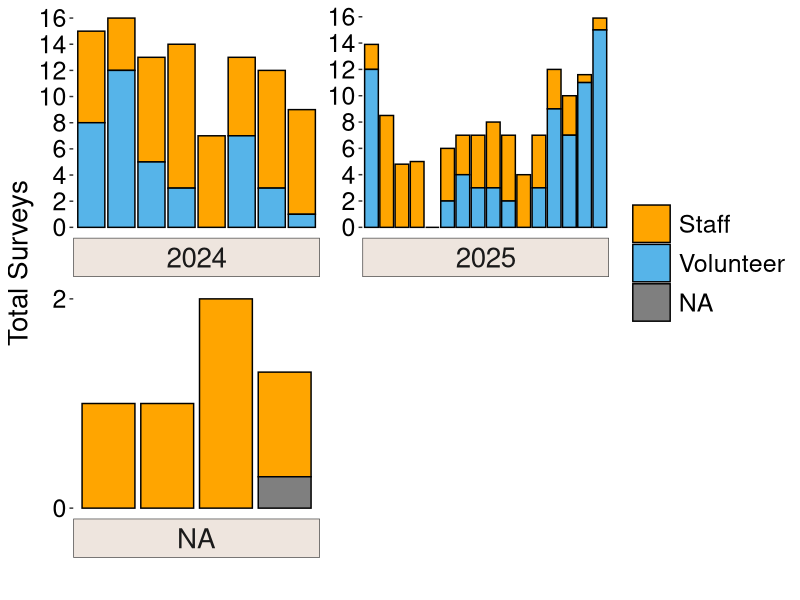
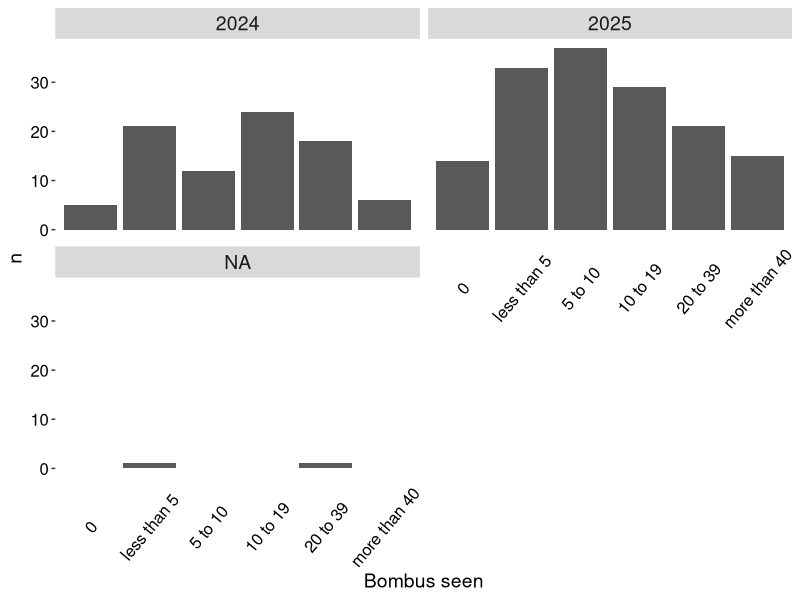

Write the R code that produced these figures, in order.
# Nest Quest Survey123 Survey Data # SD start Oct 28 2025


#load packages
library(tidyverse) #dplyr package
library(lubridate)

#load data
surveys <- read.csv('quest_survey123_data.csv', header = T, na.strings = c("","NA"))
sites <- read.csv('nest_survey_site_data.csv')
all_nests <- read.csv('nest_discovery.csv')

# a little cleaning
surveys_no_flower <- surveys %>% # removing rows with flower data for now. Just to focus on bees mainly
  select(., -c(Currently.blooming.plant..incl..trees.and.shrubs..and...of.area.covered.:Currently.blooming.plant..incl..trees.and.shrubs..and...of.area.covered..9))


surveys_no_flower <- surveys_no_flower %>% # changing names of giant column names
  rename(bloom_area = How.much.of.the.area.is.covered.in.currently.blooming.flowers.,
         bombus_obs = How.many.times.did.you.see.bumble.bees.during.your.survey.,
         AQI = What.is.air.quality.index..Visit.https...www.airnow.gov.,
         volunteer_hours = How.many.hours.did.you.spend.volunteering..including.preparation.and.driving.time..Enter.as.a.decimal.number.to.the.closest.15.minutes..i.e..1.75.for.one.hour.and.45.minutes,
         observer1 = Primary.observer,
         observer2 = Secondary.observer)

table(surveys_no_flower$site) # check sites
surveys_no_flower <- surveys_no_flower %>% # removing invalid rows based on site
  filter(., site != c("Crow hassan", "Hyand queen search", "Queen searching Hyland")) # for some reason this needs to run twice to work?

surveys_no_flower$year <-as.character(surveys_no_flower$year)  # making year a character 


# replacing site values so all match
surveys_no_flower$site[surveys_no_flower$site == "Hp1"] <- 'hp1' 
surveys_no_flower$site[surveys_no_flower$site == 'LH_eq2'] <- 'lh_eq2'
surveys_no_flower$site[surveys_no_flower$site == 'HP_sled'] <- 'hp_sled'
table(surveys_no_flower$site) #check

# cleaning  primary observer names. They are all over the place!
table(surveys_no_flower$observer1)
surveys_no_flower <- surveys_no_flower %>% 
  mutate(observer1 = case_when(startsWith(observer1, "Clara") ~ "Clara Costello",
                               startsWith(observer1, "Elaine") ~ "Elaine Evans",
                               startsWith(observer1, 'Fern') ~ "Fern LaBry",
                               startsWith(observer1, 'Alex') ~ "Alex Swartz",
                               startsWith(observer1, 'Dawn') ~ "Dawn Peterson",
                               startsWith(observer1, 'Hanych') ~ "Emily Hanych",
                               startsWith(observer1, 'Janet') ~ "Janet Orange",
                               startsWith(observer1, 'Paul') ~ "Paul Richtman", #two pauls, one without a last name. assuming it's the same person.
                               startsWith(observer1, 'Renee') ~ "Renee Rademacher",
                               grepl('Tam', observer1) ~ "Tamara Smith",
                               grepl('ayden', observer1) ~ 'Jayden Peterson',
                               startsWith(observer1, "Elise") ~ "Elise Bernstein",
                               startsWith(observer1, "Tom") ~ "Tom Patterson",
                               .default = as.character(observer1)))

table(surveys_no_flower$observer1) #check. looks good to me

# cleaning survey_count data. 
table(surveys_no_flower$survey_count) # there are inconsistent values for repeating 0.3.
surveys_no_flower <- surveys_no_flower %>% 
  mutate(survey_count = case_when(startsWith(as.character(survey_count), "0.3") ~ "0.3", 
                                  .default = as.character(survey_count)))
table(surveys_no_flower$survey_count)

# How many nests at each site/plot?
all_nests <- all_nests %>% 
  filter(., site != c("")) %>% 
  mutate( separate(., col = "date", into = c("month","day","year"),  sep = "/")) %>%  # separated date values so they all have a unique column. 
  rename(found_on_survey = Did.you.discover.this.nest.during.your.one.hour.survey.time.)

nests <- all_nests %>% 
  group_by(site) %>% 
  count(., .drop = FALSE) %>% 
  rename(total_nests = n) # counting the number of nests at each site.

sites <- right_join(nests, sites) 
sites <- sites %>%  mutate(total_nests = ifelse(is.na(total_nests), 0, total_nests)) # joining nest data to match sites. This is a nice summary table

#total_nests <- sum(nests$total_nests)


### How many surveys for each site/plot?

site_summary <- surveys_no_flower %>% 
  group_by(site, 
          Volunteer_or_staff, 
           year) %>% # organize surveys by site, year, and volunteer/staff
  summarize(total_survey_sum = format(round(sum(as.numeric(survey_count), na.rm = TRUE), digits = 4)), # survey totals
            total_unique_observers = n_distinct(observer1, na.rm = TRUE), .groups ="drop") # total unique surveyors for each plot. 
site_summary$total_survey_sum <- as.numeric(site_summary$total_survey_sum)

#site_summary <- site_summary %>% 
 # complete(., site, Volunteer_or_staff, year, fill = list(Volunteer_or_staff = 'volunteer')) %>% 
#  mutate(., total_survey_sum = ifelse(is.na(total_survey_sum), 0, total_survey_sum))
  #drop_na(total_unique_observers)

site_summary2 <- full_join(nests, site_summary) # note that total_nests column does not represent nests differentiated by surveyor type
site_summary2 <- site_summary2 %>% mutate(total_nests = ifelse(is.na(total_nests), 0, total_nests)) #NA's in nest column to 0
site_summary2 <- site_summary2 %>% filter(., site != "crow_gc")

## Code I was trying to do to get labels above bars. Did not work. 
#plot_labels <- site_summary2 %>% distinct(site) 

#plot_labels %>% mutate(nest = if_else(site_summary2$total_nests > 1, 'yes', 'no'))

#df <- data.frame(site = distinct(site_summary2, site),
            #     nest = c('yes', 'yes', 'yes','yes', ' yes','yes', 'yes', 'yes' ,'no', 'no', 'no', 'no', 'no', 'no', 'no', 'no', 'no'),
             #    x = c())

site_summary2

##### Plotting Survey amounts by year, and filled with volunteer or staff surveys.
#png("total_NQ_surveys_bar_no_hline.png", units="in", width=12, height=10, res=1200)
site_summary2 %>% 
  ggplot(aes(y = -desc(total_survey_sum), x = site, fill = Volunteer_or_staff, label = total_nests)) + # defining x and y values. 'fill' is how to get the groupings based on a column. 
  geom_bar(stat = "identity", colour = 'black') +
  theme(axis.text.x = element_blank(),
    #axis.text.x = element_text(angle = 50, vjust = 0.8, size = 16, color = 'black'),#rotate x-axis text
        axis.text.y = element_text(size = 18, color = 'black'),
        axis.title = element_text(size = 20),
        panel.grid.major = element_blank(),
        panel.grid.minor = element_blank(),
        panel.background = element_blank(),
        axis.ticks.x = element_blank(),
        strip.text = element_text(size = 20),
        strip.background = element_rect(fill = 'seashell2', color = '#4D4D4D'),
        legend.text = element_text(size = 18),
        legend.key.size = unit(1, 'cm')) + 
  facet_wrap(vars(year), ncol = 2, scale = "free",
             strip.position = 'bottom') +  # separate data by year
  scale_y_continuous(breaks = seq(0, 16, by = 2)) + # set scale manually
  labs(x = "", y = "Total Surveys") + #labels
  scale_fill_manual(values = c("#FFA500", "#56B4E9"), 
                    labels = c("Staff", "Volunteer"),
                    guide = guide_legend(title = NULL))  # changing color
  # geom_hline(yintercept = 5, linetype ="dashed", size = 1) 
  #annotate("text", x = 2, y = 17, label = "!!", size = unit(8, "pt")) +
  #geom_text(aes(label = ifelse(total_nests > 0, "!!", "" & Volunteer_or_staff == 'Staff'), group = site))
  #geom_text(aes(label = total_nests))
#dev.off()




### Bumble bee observations, categorical data 
table(surveys_no_flower$bombus_obs)# first look at bumble bee observation data



bombus_summary <- surveys_no_flower %>%
  select(.,c('site',
             'year',
             'bombus_obs')) %>%
  drop_na(bombus_obs)

#bombus_summary$nest <- ifelse(employees$Salary > 60000, "Yes", "No")



bombus_counts <- bombus_summary %>% 
  group_by(year, bombus_obs) %>% 
  tally()


#
ggplot(bombus_counts, aes(x = bombus_obs, y = n)) +
  geom_bar(stat = 'identity', position = 'dodge') +
  theme(axis.text.x = element_text(angle = 50, vjust = 0.5, size = 12, color = 'black'),#rotate x-axis text
        axis.text.y = element_text(size = 12, color = 'black'),
        axis.title = element_text(size = 14),
        panel.grid.major = element_blank(),
        panel.grid.minor = element_blank(),
        panel.background = element_blank(),
        axis.ticks.x = element_blank(),
        strip.text = element_text(size = 14)) +
  ylim(0,40)+
  labs(x = "Bombus seen",
       y = "n") +
  scale_x_discrete(limits = c('0',
                              'less than 5',
                              '5 to 10',
                              '10 to 19',
                              '20 to 39',
                              'more than 40')) +
  scale_y_continuous() +
  facet_wrap(vars(year), ncol = 2, strip.position = 'top') 



#### Looking at how various variables affect nest detection ####
# Mainly interested in how the categorical variable of bumble bee abundance affects nest detection
# Does the amount of bumble bees we saw on a survey affect our detection probability? Or occurrence probability? 

#each row in this data frame represents ONE survey
survey_nest <- surveys_no_flower %>% select(., "year", 
                                            'date', 
                                            'site', 
                                            'time_spent',
                                            'survey_count',
                                            'Volunteer_or_staff', 
                                            'observer1',
                                            'bombus_obs',
                                            'bloom_area') # picking variables of interest for analysis. 

all_nests <- all_nests %>% rename(observer1 = primary_observer) # changing 


# I want to create a binary column in survey_nest that signifies whether a nest was found during that survey or not.
# I think I can do this by taking shared columns in survey_nest and all_nests, and combining them to make a unique ID of sorts.
# date:site:observer1 SHOULD result in unique enough values to compare.
# when there is a match between the two columns, R will say TRUE. If TRUE, a nest was found. If FALSE, a nest was not found. 

#creating unique values to be matched between data frames
survey_nest$date_site_observer1 <- as_factor(paste(survey_nest$date,":", survey_nest$site,":", survey_nest$observer1))
all_nests$date_site_observer1 <- as_factor(paste(all_nests$date,":", all_nests$site,":", all_nests$observer1))

all_survey_nests <- all_nests %>% filter(., found_on_survey == 'yes') # only selecting rows where nest was found during survey

survey_nest$nest_found <- match(survey_nest$date_site_observer1, all_survey_nests$date_site_observer1,  nomatch = 0) # match data frames, giving a 0 when there is no match meaning no nest was found.
survey_nest <- survey_nest %>% mutate(., nest_found = as.character(ifelse(nest_found > 0, 1, 0))) # make values a binary 0:1 
     
survey_nest[survey_nest$nest_found == '1', ]
survey_nest[192, 11] = 0 # Changing one specific value based on position. There is one incident of Jayden having two surveys (8/5/2025 and hp1) with the same date and location. 
               # she found a nest in the first half of her survey, then stopped and started a new survey. R thinks a nest was found in both of these, when really it was just the first one
                  # PSA: code as I suggest, not as I do. I'm crossing my fingers this little code won't cause problems later lol
table(survey_nest$nest_found) # 0 = nest not found during survey, 1 = nest found during survey (There should be 12 nests found).     


# nest finding success rate of volunteers
volunteer_nests <- survey_nest %>% 
  filter(., Volunteer_or_staff == "volunteer") # 110 total volunteer surveys

tally(volunteer_nests, nest_found == '1') / 110 # volunteer survey success rate is 0.018 nests/survey

# nest finding success rate of staff members
staff_nests <- survey_nest %>% 
  filter(., Volunteer_or_staff == "staff") # 155 total staff surveys

tally(staff_nests, nest_found == '1') / 155 # staff survey success rate is 0.058 nest/survey

survey_success_summary <- survey_nest %>% count(year, nest_found, Volunteer_or_staff) # summary
